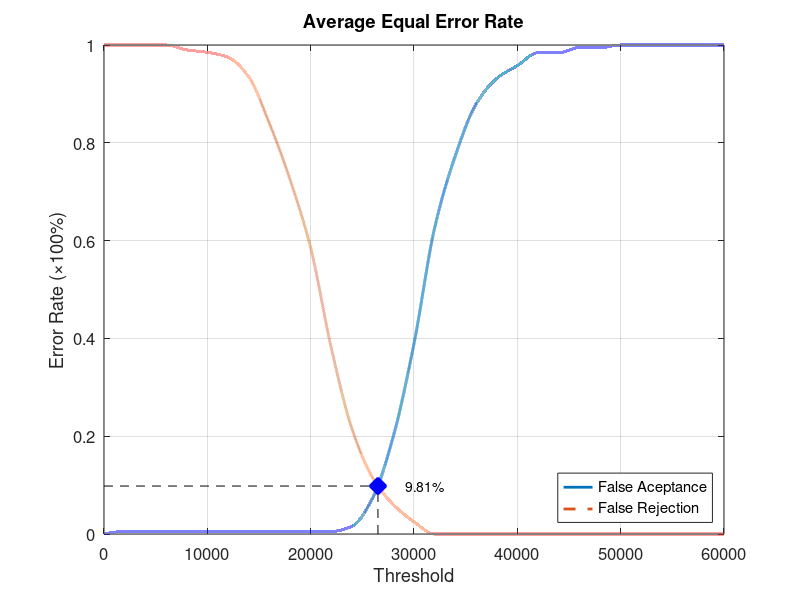
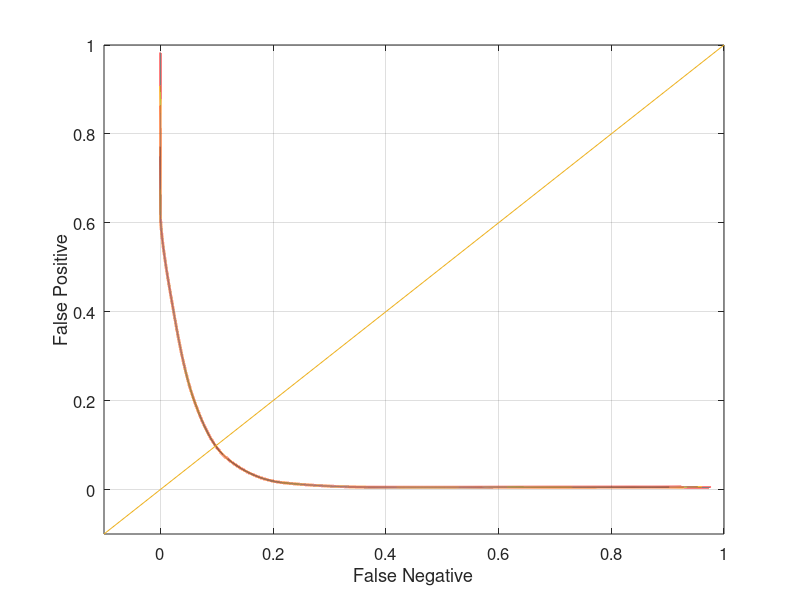

MATLAB code for these plots, in order:
function yEER = Database2_3
close all;
clear;
clc;
x = 0:2000:60000;
xq = 0:0.5:60000;

y0 = [0 0.00526316 0.00526316 0.00526316 0.00526316 0.00526316 0.00526316 0.00526316 0.00526316 0.00526316 0.00526316 0.00526316 0.0157895 0.0736842 0.2 0.389474 0.626316 0.773684 0.878947 0.931579 0.957895 0.984211 0.984211 0.994737 0.994737 1 1 1 1 1 1];
yy0 = interp1(x, y0, xq, 'pchip');
y1 = [1 1 1 1 0.99 0.985 0.975 0.935 0.84 0.725 0.585 0.38 0.215 0.115 0.06 0.025 0 0 0 0 0 0 0 0 0 0 0 0 0 0 0];
yy1 = interp1(x, y1, xq, 'pchip');

% Calculating EER: 
y2 = abs(y0 - y1);
find(y2 == min(y2))
yy2 = abs(yy0 - yy1);
xEER = find(yy2 == min(yy2));
xEERIndex = xq(xEER) % X-axis EER
yEER = yy0(xEER) % Y-axis EER

main = figure
plot(xq, yy0,'-','LineWidth', 2);	hold on
plot(xq, yy1,'--','LineWidth', 2);	hold on
plot([xEERIndex xEERIndex], [0 yEER], 'k--');	hold on
plot([0 xEERIndex], [yEER yEER], 'k--');	hold on
plot(xEERIndex, yEER, 'bx', 'LineWidth', 10);	hold on
text(xEERIndex + 10 * xEERIndex / 100, yEER, [num2str(round((10000 * yEER)) / 100) '%'])
legend('False Aceptance', 'False Rejection', 'Location', 'SouthEast')
xlabel('Threshold')
ylabel('Error Rate (\times100%)')
title('Average Equal Error Rate')
set(gca, 'FontSize', 12)
axis([0 60000 0 1])
grid on

print(main, 'Database2_3Main', '-dpng');
FNRxFPR = figure('Color', [1 1 1]);
plot(yy1, yy0, '-', yy1, yy0, 'LineWidth', 2);
hold on
y = -0.1:0.1:1
plot(y, y); 
set(gca, 'FontSize', 12)
xlabel('False Negative')
ylabel('False Positive')
axis([-0.1 1 -0.1 1])
set(gca, 'FontSize', 12)
grid on

print(FNRxFPR, 'Database2_3FNRxFPR','-dpng');
end
